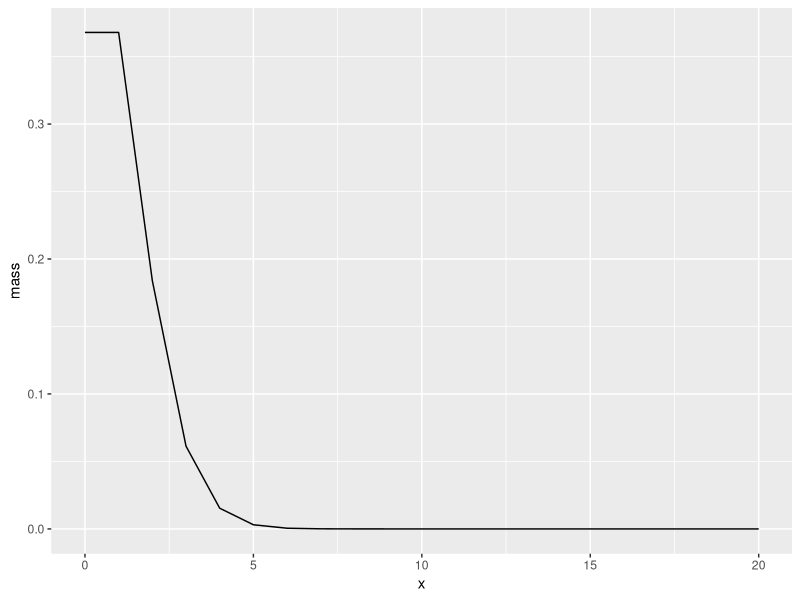
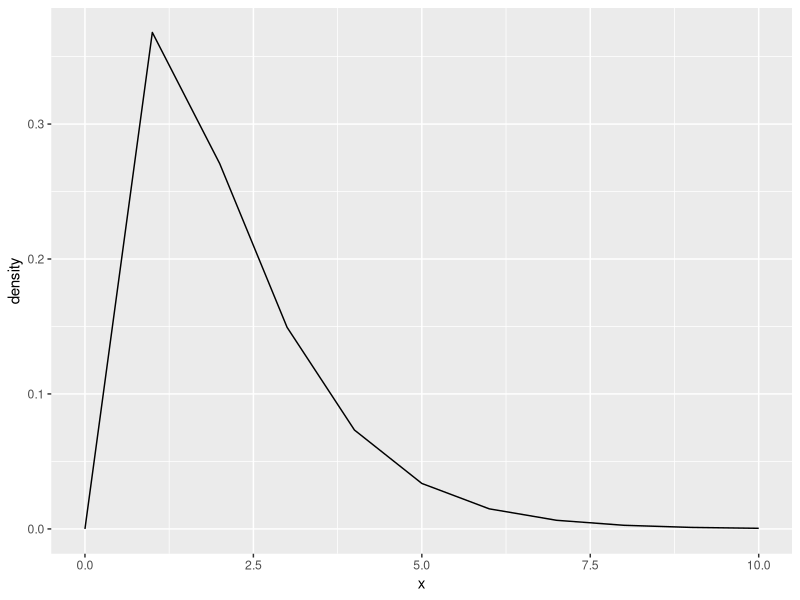

Write the R code that produced these figures, in order.
library(tidyverse)

# Poisson Distribution 
# 1. Define possible outcomes
foo <- tibble(x = seq(0,20), by = 1)

# 2. Choose parameters
lambda <- 1 

# 3. Calculate density 
foo <- mutate(foo, mass = dpois(x, lambda = lambda))

# 4. plot it 
ggplot(foo, aes(x, mass)) + 
  geom_line()



# Gamma Distribution 
# 1. Define possible outcomes
foo <- tibble(x = seq(0,10), by = 0.1)

# 2. Choose parameters

shape <- 2
rate <- 1
# 3. Calculate density 
foo <- mutate(foo, density = dgamma(x, shape = shape, rate = rate))

# 4. plot it 
ggplot(foo, aes(x, density)) + 
  geom_line()

